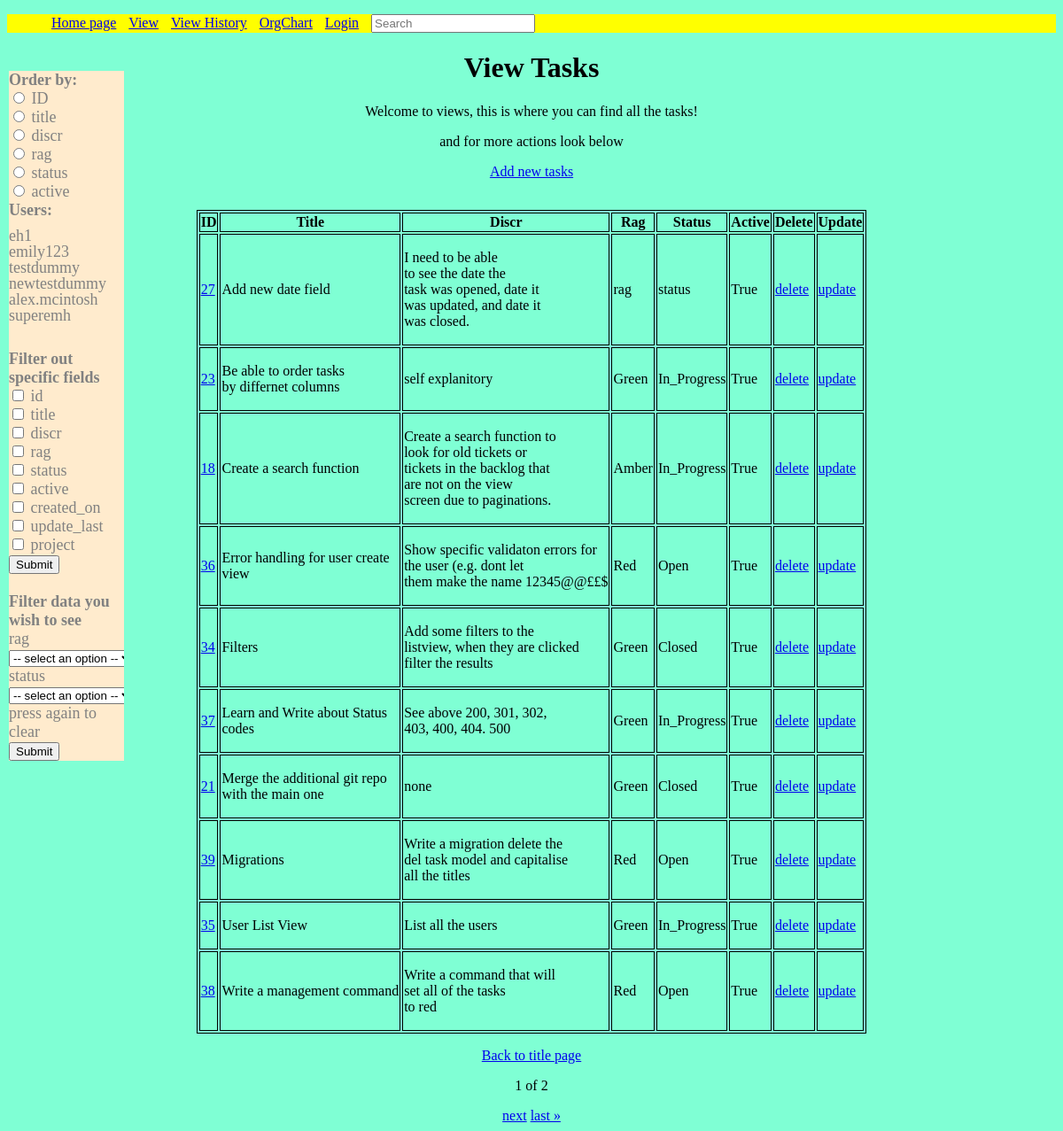
/view/, run on an earlier commit of the app's database.
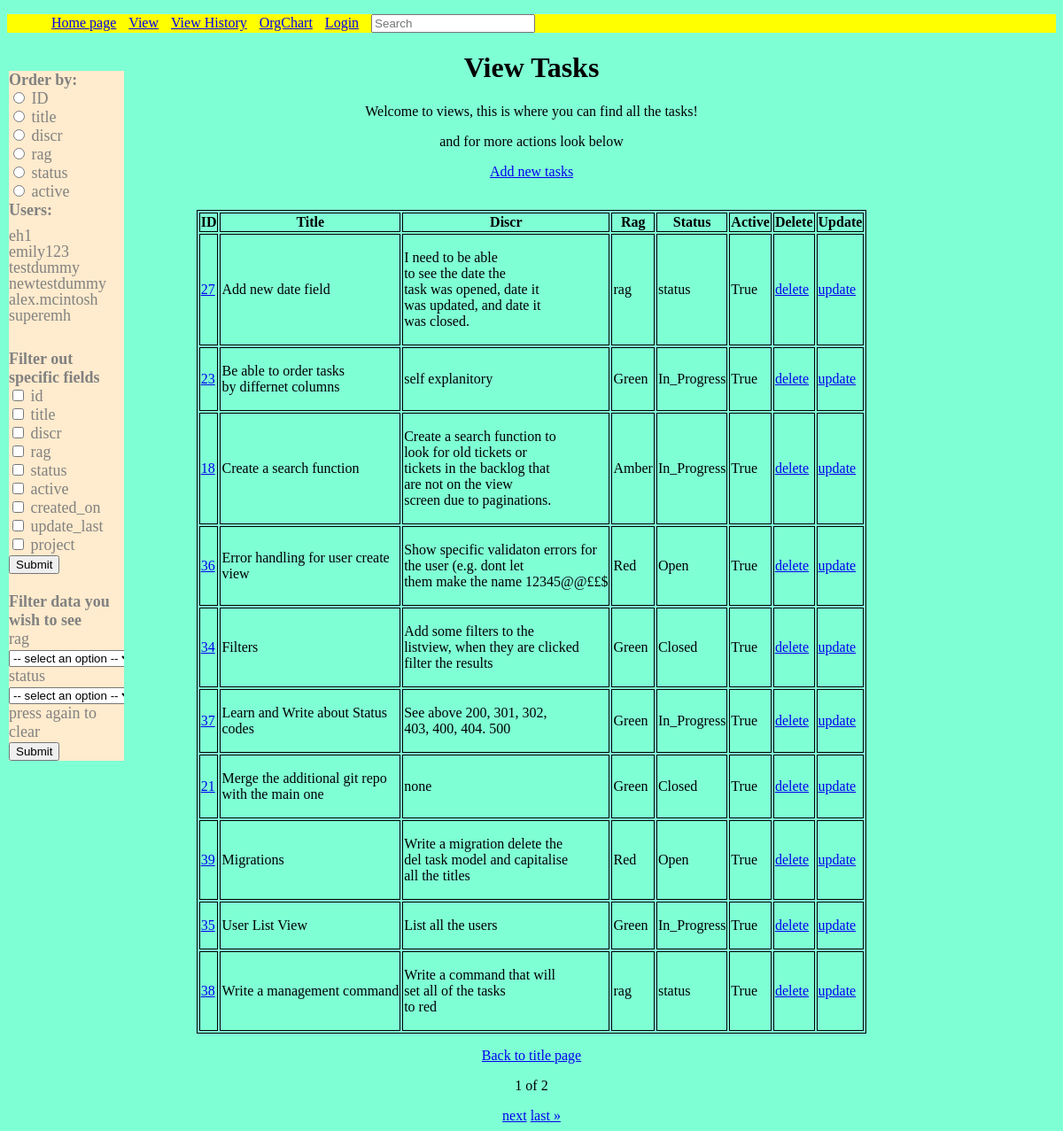
And on a later commit of the database.
### taskmanager/models.py (models this page shows, shortened)
class Task(models.Model):
    title = models.CharField(max_length=255)
    discr = models.CharField(max_length=255)
    rag = models.CharField(max_length=255)
    status = models.CharField(max_length=255)
    active = models.BooleanField(default=True)
    created_on = models.DateField(auto_now_add=True)
    update_last = models.DateField(auto_now=True)
    project = models.ForeignKey(Project, on_delete=models.CASCADE)
    class Meta:
        permissions = (("can_close_tasks", "can mark tasks as closed"),)

### taskmanager/views.py (the view, shortened to what this page needs)
# urls.py: path("view/", views.TaskListView.as_view(), name="view_tasks"),
class TaskListView(ContextDataMixim, generic.ListView):
    model = Task
    title = "View"
    template_name = "view.html"
    context_object_name = "model"
    paginate_by = 10
    ordering = ["id"]
    fields = Task._meta.get_fields()
    def get_queryset(self) -> QuerySet[Any]:
        queryset = super().get_queryset()
        new_order = self.request.GET.get("order_by")
        default = (
            "title"
            if new_order not in [f.name for f in Task._meta.get_fields()]
            else new_order
        )
        if self.request.GET.get:
            for param, value in self.request.GET.items():
                if param == "order_by" or param == "page":
                    continue
                queryset = queryset.filter(Q(**{f"{param}": f"{value}"}))
        return queryset.order_by(default)
    def get_context_data(self, **kwargs):
        context = super().get_context_data(**kwargs)
        context["all_choices"] = TaskForm.all_choices
        context["fields"] = Task._meta.get_fields()
        return context

### my_task_manager/custom_filters.py (called while the page is built)
@register.filter(name="add_line_breaks")
def add_line_breaks(inputted, line_break_num):
    words = inputted.split()
    result = []
    for i, word in enumerate(words, start=1):
        result.append(word)
        if i % line_break_num == 0 and i != len(words):
            result.append("\n")
    result = " ".join(result)
    return result

### taskmanager/forms.py (called while the page is built)
    def form_type(self):
        field_types = {}
        for field_name in self.base_fields.items():
            fields = self.base_fields[field_name[0]]
            field_types[field_name] = type(fields)
        return field_types

### taskmanager/templates/view.html (shortened to what this page needs)
{% extends "base_layout.html" %}
{% load static %} {% load mytags %}
        {% block content %}
        <div class="main">
        <body>
        <h1>View Tasks</h1>
        <p>Welcome to views, this is where you can find all the tasks!</p>
        <p>and for more actions look below</p>
        <p><a href="create">Add new tasks</a></p>
            <div class="sidenav">
                <form id="order_by" method="GET">
                    <label for="order_by"><b>Order by:</b></label>
                    {% for field in fields %}{% if field.name != 'created_on' and field.name != 'update_last' and field.name != 'project' %}
                        <br>
                        <input type="radio" id="{{ field.name }}" name="order_by" value="{{ field.name }}" onchange="submitForm()">
                        <label for="{{ field.name }}">{{ field.verbose_name }}</label>
                    {% endif %}
                    {% endfor %}
                </form>
                <p1><b>Users:</b><p1>
                {% for use in user %}
                    <ul><a href={% url 'user_view' use %}>{{use}}</a></ul>
                {% endfor %}
                <br>
                <form id="filter_fields" method="GET">
                    <label for="filter_fields"><b>Filter out specific fields</b></label>
                    {% for field in fields %}
                        <br>
                        <input type="checkbox" id="{{ field.name }}" name="{{ field.name }}">
                        <label for="{{ field.name }}">{{ field.name }}</label>
                    {% endfor %}
                    <br>
                    <input type="submit" value="Submit">
                </form>
                <br>
                <form id="filter_input_option" method="GET">
                    <label for="filter_input_option"><b>Filter data you wish to see</b></label>
                    {% for field in fields %}
                        {% if field.name == "rag" or field.name == "status" %}
                            <br>
                            <label for="{{ field.name }}">{{ field.name }}</label>
                            <select name="{{ field.name }}">
                                <option disabled selected value> -- select an option -- </option>
                            </select>
                        {% endif %}
                    {% endfor %}
                    <br>
                    <lable>press again to clear</label><br>
                    <input type="submit" value="Submit">
                </form>
            </div>
        <br>
    </body>
    </div>
{% endblock %}
{% block table %}
<table class="center">
    {% for field in fields %}
        {% if field.name != 'created_on' and field.name != 'update_last' and field.name != 'project' %}
            <th>{{ field.verbose_name|capfirst }}</th>
        {% endif %}
    {% endfor %}
    <th>Delete</th>
    <th>Update</th>
    {% for task in model %}
        <tr>
            <td><a href="{% url 'detail' task.id %}">{{task.id}}</td></a>
            <td>{{task.title |add_line_breaks:5|linebreaks}}</td>
            <td>{{task.discr|add_line_breaks:5|linebreaks}}</td>
            <td>{{task.rag}}</td>
            <td>{{task.status}}</td>
            <td>{{task.active}}</td>
            <td><a href="{% url 'delete' task.id %}">delete</a></td>
            <td><a href="{% url 'update' task.id %}">update</a></td>
        </tr>
    {% endfor %}
</table>
{% endblock %}

What changed in the data, as far as the page shows it:
changed Task "Write a management command": rag "Red" → "rag"; status "Open" → "status"
